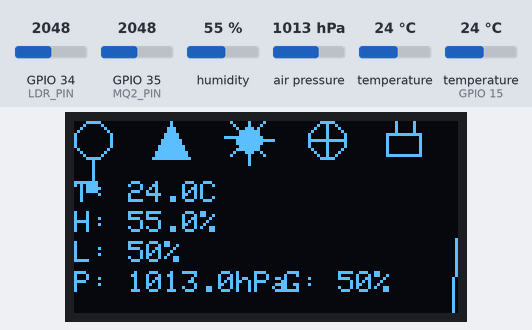
This sketch was run on a simulated ESP32. Shown: 128×64 one-colour display. The test bench sets the inputs (shaded band); at power-on: humidity 55 %, air pressure 1013 hPa, GPIO 34 (LDR_PIN) = 2048, GPIO 35 (MQ2_PIN) = 2048, temperature 24 °C, temperature (sensor on GPIO 15) 24 °C. Nothing arrives over Bluetooth unless stated.

Above: at 3.5 s.
3.6 s: humidity set to 22 %
At 7.42 s:
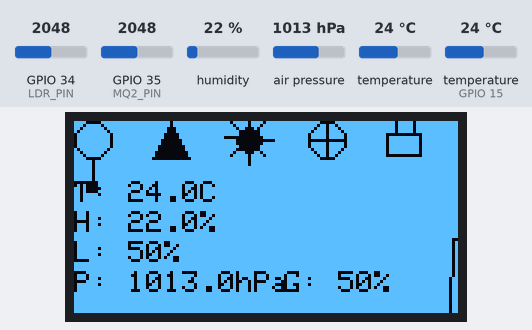
10.4 s: air pressure set to 952 hPa
At 13.7 s:
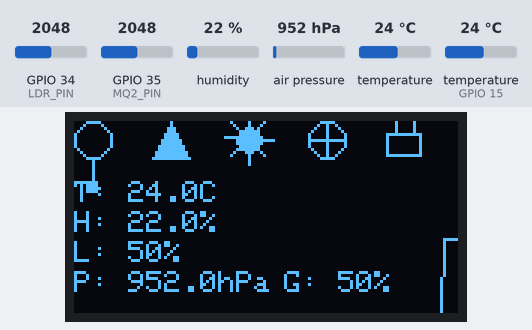
16.1 s: GPIO 34 (LDR_PIN) set to 2866
At 18.9 s:
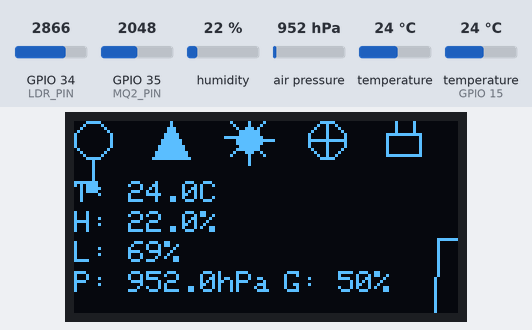
19.3 s: GPIO 35 (MQ2_PIN) set to 2866
At 20.2 s:
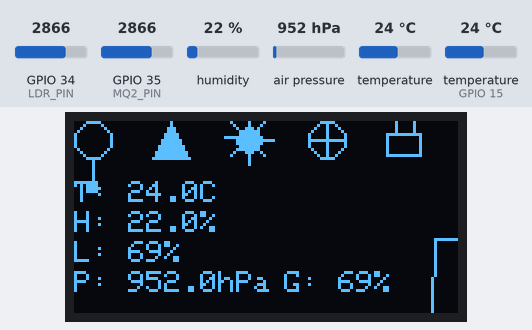
22.5 s: temperature (sensor 0) set to 12 °C
At 25.4 s:
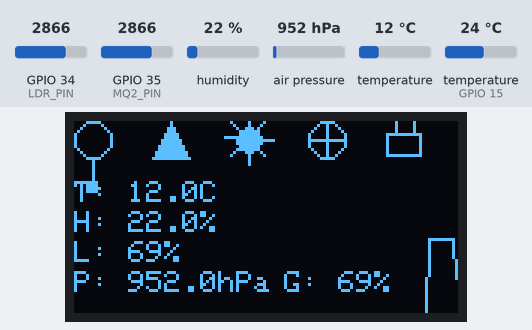
28.3 s: humidity set to 40 %
At 30.6 s:
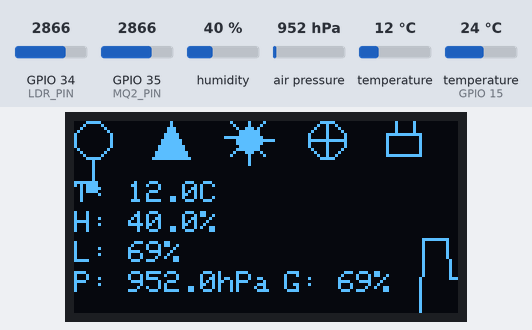
Timing chart, 0 to 32.1 s (numbered marks = the images above; inputs shaded):
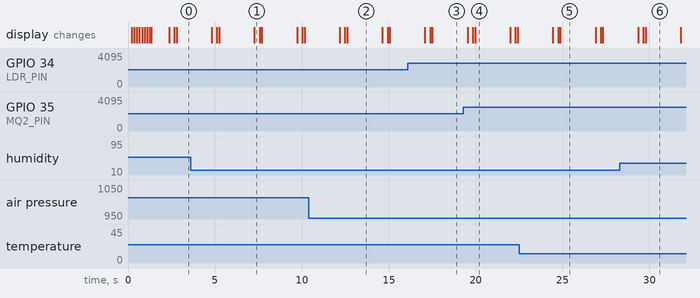

Measured:
- what the display in image 2 shows lasts 2.0 s, from 12.6 s to 14.6 s

The sketch:

sketch_may31a.ino
```cpp
#include <Wire.h>
#include <Adafruit_SSD1306.h>
#include <Adafruit_GFX.h>
#include <Adafruit_BMP280.h>
#include <DHT.h>
#include <BluetoothSerial.h>

#define SCREEN_WIDTH 128
#define SCREEN_HEIGHT 64
#define OLED_RESET -1
Adafruit_SSD1306 display(SCREEN_WIDTH, SCREEN_HEIGHT, &Wire, OLED_RESET);

#define DHTPIN 15
#define DHTTYPE DHT11
DHT dht(DHTPIN, DHTTYPE);

Adafruit_BMP280 bmp;

#define LDR_PIN 34
#define MQ2_PIN 35  // <<< Novo: pino analógico para o MQ-2

float tempHistory[SCREEN_WIDTH];

BluetoothSerial SerialBT;

void drawIconTemp(int x, int y) {
  display.drawCircle(x + 6, y + 6, 6, WHITE);
  display.drawLine(x + 6, y + 12, x + 6, y + 20, WHITE);
  display.fillRect(x + 4, y + 20, 4, 4, WHITE);
}

void drawIconHum(int x, int y) {
  display.fillTriangle(x + 6, y, x, y + 12, x + 12, y + 12, WHITE);
}

void drawIconLuz(int x, int y) {
  display.fillCircle(x + 6, y + 6, 4, WHITE);
  for (int i = 0; i < 360; i += 45) {
    float angle = i * PI / 180;
    display.drawLine(x + 6, y + 6, x + 6 + 8 * cos(angle), y + 6 + 8 * sin(angle), WHITE);
  }
}

void drawIconPressao(int x, int y) {
  display.drawCircle(x + 6, y + 6, 6, WHITE);
  display.drawLine(x, y + 6, x + 12, y + 6, WHITE);
  display.drawLine(x + 6, y, x + 6, y + 12, WHITE);
}

void drawIconGas(int x, int y) {  // <<< Novo: ícone de gás
  display.drawRect(x, y + 4, 12, 8, WHITE);
  display.drawLine(x + 3, y + 4, x + 3, y, WHITE);
  display.drawLine(x + 9, y + 4, x + 9, y, WHITE);
}

void drawGraph() {
  for (int x = 0; x < SCREEN_WIDTH - 1; x++) {
    int y1 = SCREEN_HEIGHT - (int)tempHistory[x];
    int y2 = SCREEN_HEIGHT - (int)tempHistory[x + 1];
    display.drawLine(x, y1, x + 1, y2, WHITE);
  }
}

void shiftTempHistory(float newTemp) {
  for (int i = 0; i < SCREEN_WIDTH - 1; i++) {
    tempHistory[i] = tempHistory[i + 1];
  }
  tempHistory[SCREEN_WIDTH - 1] = map(newTemp, 0, 50, 0, SCREEN_HEIGHT - 10);
}

void setup() {
  Serial.begin(115200);
  SerialBT.begin("ESP32-Monitor");
  dht.begin();

  if (!bmp.begin(0x76)) {
    Serial.println("BMP280 não encontrado!");
    while (1);
  }

  if (!display.begin(SSD1306_SWITCHCAPVCC, 0x3C)) {
    Serial.println("OLED não encontrado!");
    while (1);
  }

  display.clearDisplay();
  display.setTextSize(1);
  display.setTextColor(WHITE);

  for (int i = 0; i <= SCREEN_WIDTH; i += 8) {
    display.clearDisplay();
    display.fillRect(0, 0, i, SCREEN_HEIGHT, WHITE);
    display.display();
    delay(50);
  }

  display.clearDisplay();
  display.setCursor(10, 20);
  display.println("Sistema Iniciado");
  display.display();
  delay(1000);

  for (int i = 0; i < SCREEN_WIDTH; i++) {
    tempHistory[i] = 0;
  }

  SerialBT.println("🔵 Bluetooth iniciado!");
}

void loop() {
  float temperature = bmp.readTemperature();
  float pressure = bmp.readPressure() / 100.0F;
  float humidity = dht.readHumidity();
  int ldrValue = analogRead(LDR_PIN);
  float lightPercent = map(ldrValue, 0, 4095, 0, 100);

  int mq2Value = analogRead(MQ2_PIN);  // <<< Novo: leitura do MQ-2
  float mq2Percent = map(mq2Value, 0, 4095, 0, 100);  // percentual

  shiftTempHistory(temperature);

  for (int i = 0; i < 2; i++) {
    display.invertDisplay(true);
    delay(100);
    display.invertDisplay(false);
    delay(100);
  }

  display.clearDisplay();

  drawIconTemp(0, 0);
  drawIconHum(26, 0);
  drawIconLuz(52, 0);
  drawIconPressao(78, 0);
  drawIconGas(104, 0);  // <<< Novo: ícone de gás

  display.setCursor(0, 20);
  display.print("T: ");
  display.print(temperature, 1);
  display.println("C");

  display.setCursor(0, 30);
  display.print("H: ");
  display.print(humidity, 1);
  display.println("%");

  display.setCursor(0, 40);
  display.print("L: ");
  display.print(lightPercent, 0);
  display.println("%");

  display.setCursor(0, 50);
  display.print("P: ");
  display.print(pressure, 1);
  display.println("hPa");

  display.setCursor(70, 50);
  display.print("G: ");
  display.print(mq2Percent, 0);
  display.println("%");

  drawGraph();
  display.display();

  SerialBT.printf("🌡️ T: %.1f C | 💧 H: %.1f %% | 💡 L: %.0f %% | 📟 P: %.1f hPa | 🟡 G: %.0f %%\n",
                  temperature, humidity, lightPercent, pressure, mq2Percent);

  delay(2000);
}
```
